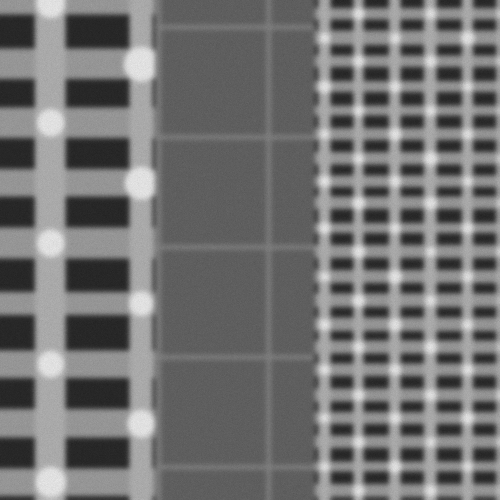
#> input picture data/sample_001/reference.png, 1000 x 1000 px (shown at 1/2 size)
$ python local_refine.py ../data/sample_001/reference.png ../data/sample_001/search.png
#> lines starting #> are read from the running program, lines starting #| are printed output that depends on the picture
import sys
import cv2
import numpy as np


# Candidate obtained from the previous candidate analysis
INITIAL_X = 449.0
INITIAL_Y = 824.0

# Search +/- 60 pixels around the candidate
RADIUS = 60

# Ground truth is used ONLY for this experiment
GT_X = 493.7
GT_Y = 823.7


def local_refine(reference_path, search_path):

#> called with reference_path = '../data/sample_001/reference.png', search_path = '../data/sample_001/search.png'
    reference = cv2.imread(
        reference_path,
        cv2.IMREAD_GRAYSCALE
    )
#> reference is the input picture: shape (1000, 1000); min 28, max 245, mean 114.6

    search = cv2.imread(
        search_path,
        cv2.IMREAD_GRAYSCALE
    )
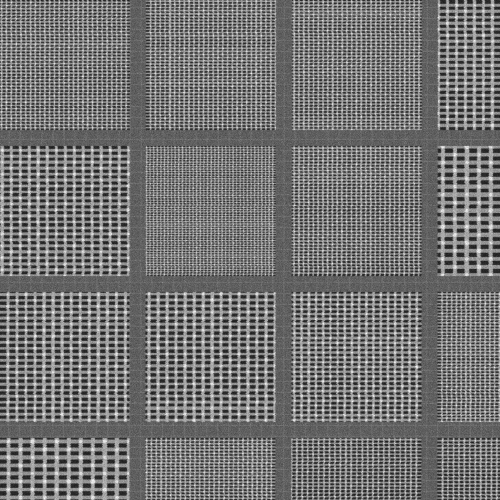
#> input picture data/sample_001/search.png, 1000 x 1000 px (shown at 1/2 size)
#> search is the input picture: shape (1000, 1000); min 6, max 255, mean 116.6

    if reference is None:
        raise FileNotFoundError(reference_path)

    if search is None:
        raise FileNotFoundError(search_path)

    # ---------------------------------------------------------
    # Same 10x scaling used by V1
    # ---------------------------------------------------------

    template = cv2.resize(
        reference,
        (100, 100),
        interpolation=cv2.INTER_AREA
    )
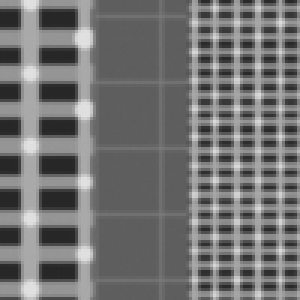
#> template: shape (100, 100) (shown 3 times larger); min 38, max 226, mean 114.6

    h, w = search.shape
#> h = 1000; w = 1000
    th, tw = template.shape
#> th = 100; tw = 100

    # Candidate is a CENTER coordinate.
    # Convert it to an approximate top-left coordinate.
    candidate_left = int(round(INITIAL_X - tw / 2))
#> candidate_left = 399
    candidate_top = int(round(INITIAL_Y - th / 2))
#> candidate_top = 774

    # ---------------------------------------------------------
    # Local search region
    # ---------------------------------------------------------

    x1 = max(0, candidate_left - RADIUS)
#> x1 = 339
    y1 = max(0, candidate_top - RADIUS)
#> y1 = 714

    x2 = min(w - tw, candidate_left + RADIUS)
#> x2 = 459
    y2 = min(h - th, candidate_top + RADIUS)
#> y2 = 834

    roi = search[
        y1:y2 + th,
        x1:x2 + tw
    ]
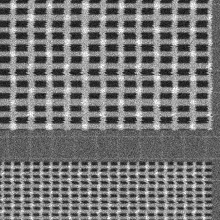
#> roi: shape (220, 220); min 8, max 255, mean 117.2

    # ---------------------------------------------------------
    # Template matching ONLY inside local region
    # ---------------------------------------------------------

    result = cv2.matchTemplate(
        roi,
        template,
        cv2.TM_CCOEFF_NORMED
    )
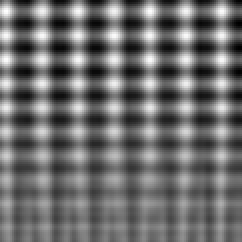
#> result: shape (121, 121) float32 (shown 2 times larger); min -0.309, max 0.409, mean 0.00154; drawn with min black and max white

    _, score, _, location = cv2.minMaxLoc(result)
#> score = 0.409; location = (3, 5)

    # Convert local coordinates back to full image
    refined_left = x1 + location[0]
#> refined_left = 342
    refined_top = y1 + location[1]
#> refined_top = 719

    refined_x = refined_left + tw / 2.0
#> refined_x = 392
    refined_y = refined_top + th / 2.0
#> refined_y = 769

    # ---------------------------------------------------------
    # Evaluation
    # ---------------------------------------------------------

    error = np.sqrt(
        (refined_x - GT_X) ** 2 +
        (refined_y - GT_Y) ** 2
    )
#> error = 115.5

    initial_error = np.sqrt(
        (INITIAL_X - GT_X) ** 2 +
        (INITIAL_Y - GT_Y) ** 2
    )

    improvement = initial_error - error
#> improvement = -70.78

    # ---------------------------------------------------------
    # Output
    # ---------------------------------------------------------

    print()
    print("=" * 65)
    print("DRIFT-SENSE LOCAL REFINEMENT")
    print("=" * 65)

    print(
        f"Initial candidate : "
        f"({INITIAL_X:.2f}, {INITIAL_Y:.2f})"
    )

    print(
        f"Initial error     : "
        f"{initial_error:.2f} px"
    )

    print()

    print(
        f"Search radius     : "
        f"+/- {RADIUS} px"
    )

    print(
        f"Refined center    : "
        f"({refined_x:.2f}, {refined_y:.2f})"
    )
#| Refined center    : (392.00, 769.00)

    print(
        f"Matching score    : "
        f"{score:.4f}"
    )
#| Matching score    : 0.4088

    print(
        f"Ground truth      : "
        f"({GT_X:.2f}, {GT_Y:.2f})"
    )

    print(
        f"Refined error     : "
        f"{error:.2f} px"
    )
#| Refined error     : 115.48 px

    print(
        f"Error improvement : "
        f"{improvement:.2f} px"
    )
#| Error improvement : -70.78 px

    print("=" * 65)


if __name__ == "__main__":

    if len(sys.argv) != 3:

        print(
            "Usage:"
        )

        print(
            "python localization\\local_refine.py "
            "<reference.png> <search.png>"
        )

        sys.exit(1)

    local_refine(
        sys.argv[1],
        sys.argv[2]
    )
